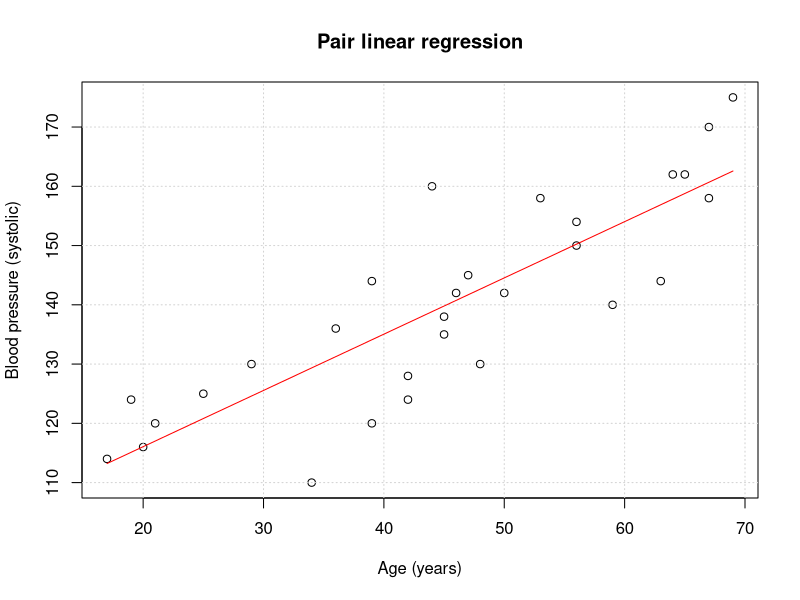

Write the R code that produced this figure.
## ---- chunk 1
data <- read.table('x03.txt',              # TXT data file indicated as string or full path to the file
           header = TRUE)         # Character used to separate decimals of the numbers in the file
#checking if reading is in correct format
head(data)
# Calculating the parameters of linear regression using lm
lm.data <- lm(formula = Blood_Pressure ~ Age, data = data)
lm.data$coefficients
b0 <- lm.data$coefficient[1]
b1 <- lm.data$coefficient[2]
x1 <- as.numeric(min(data$Age))
x2 <- as.numeric(max(data$Age))
x <- seq(from = x1, to = x2, length.out = 70)
y <- b0 + b1*x
plot(data$Age, data$Blood_Pressure, main="Pair linear regression", xlab="Age (years)", ylab="Blood pressure (systolic)")
grid()
lines(x, y, col="red")
summary(lm.data)
# Linear regression model -97.0771 + 0.9493 * Age
# То есть увеличение возраста на 10 лет увеличивает давление примерно на 9.5 единиц
# Наибольшее положительное наблюдаемое отклонение от модельного: 21.153 пункта давления,
# Наибольшее отрицательное: -19.354
# Все коэффициенты значимы на уровне p-value < 0.001, это отмечено тремя звездочками (***) в выводе в таблице "Coefficients"
# А также можно заметить низкие значение p-value самостоятельно в той же таблице Pr(>|t|) : 2.67e-16, 8.88e-09
#Коэффициент детерминации, или R² (иногда читаемый как R-два), является еще одним показателем, который мы можем использовать для оценки модели, 
# R² всегда будет между -∞ и 1
# Среднеквадратичное отклонение (Adj. R-squared: 0.7015). Его значение довольно близко к единице, можно сказать, что модель довольно значима
# Имеем степени свободы 1 и 27 
# Посмотрим на F-критерий Фишера
# F табл (a, k1, k2): a - значимость, k1 - количество факторов, k2 = n-k1-1
# k1 = 1, k2 = 29-2 = 27
# F табличное при увроне значимости 0.01 = 7.6, 66.81 > 7.6, значимость подтверждена по критерию Фишера
